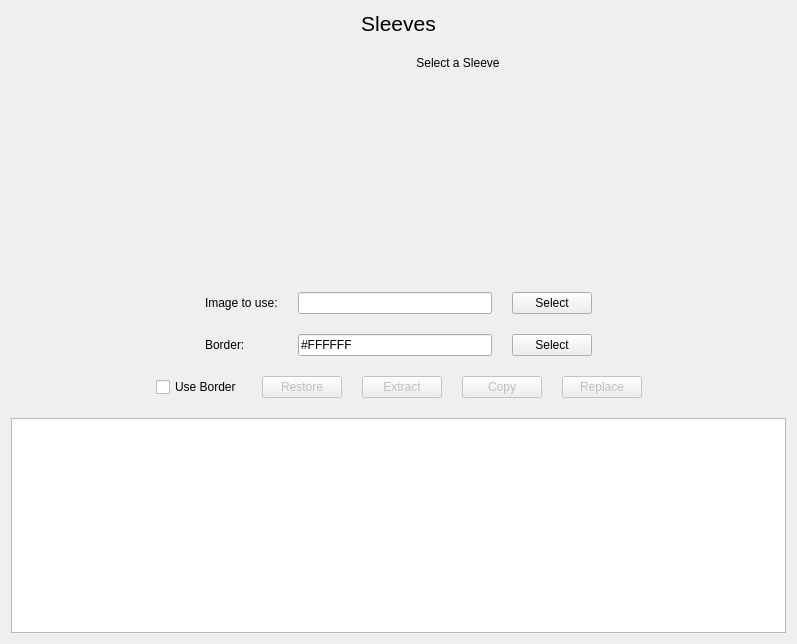
<?xml version="1.0" encoding="UTF-8"?>
<ui version="4.0">
 <class>Sleeve</class>
 <widget class="QWidget" name="Sleeve">
  <property name="geometry">
   <rect>
    <x>0</x>
    <y>0</y>
    <width>797</width>
    <height>644</height>
   </rect>
  </property>
  <property name="windowTitle">
   <string>Form</string>
  </property>
  <layout class="QVBoxLayout" name="verticalLayout">
   <property name="spacing">
    <number>20</number>
   </property>
   <item>
    <widget class="QLabel" name="label">
     <property name="font">
      <font>
       <pointsize>16</pointsize>
      </font>
     </property>
     <property name="text">
      <string>Sleeves</string>
     </property>
     <property name="alignment">
      <set>Qt::AlignmentFlag::AlignHCenter|Qt::AlignmentFlag::AlignTop</set>
     </property>
    </widget>
   </item>
   <item>
    <layout class="QHBoxLayout" name="main_content">
     <item>
      <spacer name="horizontalSpacer_5">
       <property name="orientation">
        <enum>Qt::Orientation::Horizontal</enum>
       </property>
       <property name="sizeHint" stdset="0">
        <size>
         <width>40</width>
         <height>20</height>
        </size>
       </property>
      </spacer>
     </item>
     <item>
      <widget class="QLabel" name="current">
       <property name="sizePolicy">
        <sizepolicy hsizetype="Expanding" vsizetype="Expanding">
         <horstretch>0</horstretch>
         <verstretch>0</verstretch>
        </sizepolicy>
       </property>
       <property name="minimumSize">
        <size>
         <width>1</width>
         <height>1</height>
        </size>
       </property>
       <property name="maximumSize">
        <size>
         <width>256</width>
         <height>374</height>
        </size>
       </property>
       <property name="toolTip">
        <string>Current</string>
       </property>
       <property name="text">
        <string/>
       </property>
       <property name="pixmap">
        <pixmap resource="../resources.qrc">:/card/images/sleeve.png</pixmap>
       </property>
       <property name="scaledContents">
        <bool>true</bool>
       </property>
       <property name="alignment">
        <set>Qt::AlignmentFlag::AlignHCenter|Qt::AlignmentFlag::AlignTop</set>
       </property>
      </widget>
     </item>
     <item>
      <spacer name="horizontalSpacer_7">
       <property name="orientation">
        <enum>Qt::Orientation::Horizontal</enum>
       </property>
       <property name="sizeHint" stdset="0">
        <size>
         <width>40</width>
         <height>20</height>
        </size>
       </property>
      </spacer>
     </item>
     <item>
      <layout class="QVBoxLayout" name="verticalLayout_5">
       <property name="sizeConstraint">
        <enum>QLayout::SizeConstraint::SetMinimumSize</enum>
       </property>
       <item>
        <widget class="QLabel" name="bundle">
         <property name="sizePolicy">
          <sizepolicy hsizetype="Preferred" vsizetype="Preferred">
           <horstretch>0</horstretch>
           <verstretch>0</verstretch>
          </sizepolicy>
         </property>
         <property name="minimumSize">
          <size>
           <width>100</width>
           <height>0</height>
          </size>
         </property>
         <property name="text">
          <string>Select a Sleeve</string>
         </property>
         <property name="alignment">
          <set>Qt::AlignmentFlag::AlignHCenter|Qt::AlignmentFlag::AlignTop</set>
         </property>
        </widget>
       </item>
      </layout>
     </item>
     <item>
      <spacer name="horizontalSpacer_8">
       <property name="orientation">
        <enum>Qt::Orientation::Horizontal</enum>
       </property>
       <property name="sizeHint" stdset="0">
        <size>
         <width>40</width>
         <height>20</height>
        </size>
       </property>
      </spacer>
     </item>
     <item>
      <widget class="QLabel" name="preview">
       <property name="sizePolicy">
        <sizepolicy hsizetype="Maximum" vsizetype="Maximum">
         <horstretch>0</horstretch>
         <verstretch>0</verstretch>
        </sizepolicy>
       </property>
       <property name="maximumSize">
        <size>
         <width>256</width>
         <height>374</height>
        </size>
       </property>
       <property name="toolTip">
        <string>Preview</string>
       </property>
       <property name="text">
        <string/>
       </property>
       <property name="pixmap">
        <pixmap resource="../resources.qrc">:/card/images/sleeve.png</pixmap>
       </property>
       <property name="scaledContents">
        <bool>true</bool>
       </property>
       <property name="alignment">
        <set>Qt::AlignmentFlag::AlignHCenter|Qt::AlignmentFlag::AlignTop</set>
       </property>
      </widget>
     </item>
     <item>
      <spacer name="horizontalSpacer_6">
       <property name="orientation">
        <enum>Qt::Orientation::Horizontal</enum>
       </property>
       <property name="sizeHint" stdset="0">
        <size>
         <width>40</width>
         <height>20</height>
        </size>
       </property>
      </spacer>
     </item>
    </layout>
   </item>
   <item>
    <layout class="QHBoxLayout" name="horizontalLayout_3">
     <item>
      <spacer name="horizontalSpacer_4">
       <property name="orientation">
        <enum>Qt::Orientation::Horizontal</enum>
       </property>
       <property name="sizeHint" stdset="0">
        <size>
         <width>40</width>
         <height>20</height>
        </size>
       </property>
      </spacer>
     </item>
     <item>
      <layout class="QVBoxLayout" name="verticalLayout_2">
       <item>
        <widget class="QLabel" name="label_4">
         <property name="text">
          <string>Image to use:</string>
         </property>
        </widget>
       </item>
       <item>
        <widget class="QLabel" name="label_5">
         <property name="text">
          <string>Border:</string>
         </property>
        </widget>
       </item>
      </layout>
     </item>
     <item>
      <layout class="QVBoxLayout" name="verticalLayout_3">
       <item>
        <widget class="QLineEdit" name="sleeveEdit">
         <property name="enabled">
          <bool>true</bool>
         </property>
         <property name="readOnly">
          <bool>true</bool>
         </property>
        </widget>
       </item>
       <item>
        <widget class="QLineEdit" name="borderEdit">
         <property name="enabled">
          <bool>true</bool>
         </property>
         <property name="cursor">
          <cursorShape>PointingHandCursor</cursorShape>
         </property>
         <property name="text">
          <string>#FFFFFF</string>
         </property>
         <property name="readOnly">
          <bool>true</bool>
         </property>
        </widget>
       </item>
      </layout>
     </item>
     <item>
      <layout class="QVBoxLayout" name="verticalLayout_4">
       <item>
        <widget class="QPushButton" name="selectButton">
         <property name="cursor">
          <cursorShape>PointingHandCursor</cursorShape>
         </property>
         <property name="text">
          <string>Select</string>
         </property>
         <property name="icon">
          <iconset theme="QIcon::ThemeIcon::DocumentOpen"/>
         </property>
        </widget>
       </item>
       <item>
        <widget class="QPushButton" name="borderButton">
         <property name="cursor">
          <cursorShape>PointingHandCursor</cursorShape>
         </property>
         <property name="text">
          <string>Select</string>
         </property>
         <property name="icon">
          <iconset theme="QIcon::ThemeIcon::EditFind"/>
         </property>
        </widget>
       </item>
      </layout>
     </item>
     <item>
      <spacer name="horizontalSpacer">
       <property name="orientation">
        <enum>Qt::Orientation::Horizontal</enum>
       </property>
       <property name="sizeHint" stdset="0">
        <size>
         <width>40</width>
         <height>20</height>
        </size>
       </property>
      </spacer>
     </item>
    </layout>
   </item>
   <item>
    <layout class="QHBoxLayout" name="horizontalLayout_4">
     <item>
      <spacer name="horizontalSpacer_2">
       <property name="orientation">
        <enum>Qt::Orientation::Horizontal</enum>
       </property>
       <property name="sizeType">
        <enum>QSizePolicy::Policy::Expanding</enum>
       </property>
       <property name="sizeHint" stdset="0">
        <size>
         <width>120</width>
         <height>20</height>
        </size>
       </property>
      </spacer>
     </item>
     <item>
      <widget class="QCheckBox" name="checkBox">
       <property name="cursor">
        <cursorShape>PointingHandCursor</cursorShape>
       </property>
       <property name="text">
        <string>Use Border</string>
       </property>
      </widget>
     </item>
     <item>
      <widget class="QPushButton" name="restoreButton">
       <property name="enabled">
        <bool>false</bool>
       </property>
       <property name="cursor">
        <cursorShape>PointingHandCursor</cursorShape>
       </property>
       <property name="text">
        <string>Restore</string>
       </property>
      </widget>
     </item>
     <item>
      <widget class="QPushButton" name="extractButton">
       <property name="enabled">
        <bool>false</bool>
       </property>
       <property name="sizePolicy">
        <sizepolicy hsizetype="Fixed" vsizetype="Fixed">
         <horstretch>0</horstretch>
         <verstretch>0</verstretch>
        </sizepolicy>
       </property>
       <property name="cursor">
        <cursorShape>PointingHandCursor</cursorShape>
       </property>
       <property name="layoutDirection">
        <enum>Qt::LayoutDirection::LeftToRight</enum>
       </property>
       <property name="text">
        <string>Extract</string>
       </property>
      </widget>
     </item>
     <item>
      <widget class="QPushButton" name="copyButton">
       <property name="enabled">
        <bool>false</bool>
       </property>
       <property name="sizePolicy">
        <sizepolicy hsizetype="Fixed" vsizetype="Fixed">
         <horstretch>0</horstretch>
         <verstretch>0</verstretch>
        </sizepolicy>
       </property>
       <property name="minimumSize">
        <size>
         <width>0</width>
         <height>0</height>
        </size>
       </property>
       <property name="cursor">
        <cursorShape>PointingHandCursor</cursorShape>
       </property>
       <property name="layoutDirection">
        <enum>Qt::LayoutDirection::LeftToRight</enum>
       </property>
       <property name="text">
        <string>Copy</string>
       </property>
      </widget>
     </item>
     <item>
      <widget class="QPushButton" name="replaceButton">
       <property name="enabled">
        <bool>false</bool>
       </property>
       <property name="sizePolicy">
        <sizepolicy hsizetype="Fixed" vsizetype="Fixed">
         <horstretch>0</horstretch>
         <verstretch>0</verstretch>
        </sizepolicy>
       </property>
       <property name="cursor">
        <cursorShape>PointingHandCursor</cursorShape>
       </property>
       <property name="layoutDirection">
        <enum>Qt::LayoutDirection::LeftToRight</enum>
       </property>
       <property name="text">
        <string>Replace</string>
       </property>
      </widget>
     </item>
     <item>
      <spacer name="horizontalSpacer_3">
       <property name="orientation">
        <enum>Qt::Orientation::Horizontal</enum>
       </property>
       <property name="sizeHint" stdset="0">
        <size>
         <width>40</width>
         <height>20</height>
        </size>
       </property>
      </spacer>
     </item>
    </layout>
   </item>
   <item>
    <widget class="QListView" name="sleevesView">
     <property name="cursor" stdset="0">
      <cursorShape>PointingHandCursor</cursorShape>
     </property>
     <property name="frameShape">
      <enum>QFrame::Shape::StyledPanel</enum>
     </property>
     <property name="iconSize">
      <size>
       <width>256</width>
       <height>362</height>
      </size>
     </property>
     <property name="resizeMode">
      <enum>QListView::ResizeMode::Adjust</enum>
     </property>
     <property name="layoutMode">
      <enum>QListView::LayoutMode::Batched</enum>
     </property>
     <property name="spacing">
      <number>2</number>
     </property>
     <property name="viewMode">
      <enum>QListView::ViewMode::IconMode</enum>
     </property>
    </widget>
   </item>
  </layout>
 </widget>
 <resources>
  <include location="../resources.qrc"/>
 </resources>
 <connections/>
</ui>
